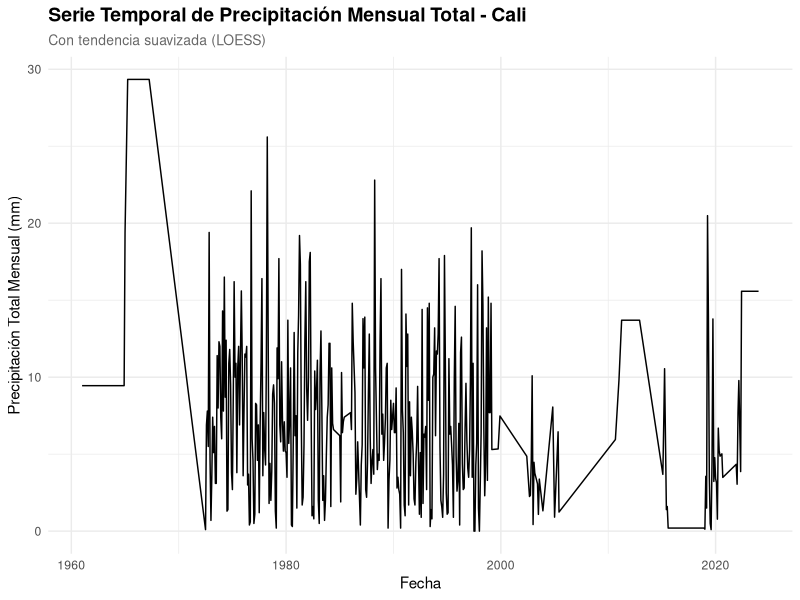
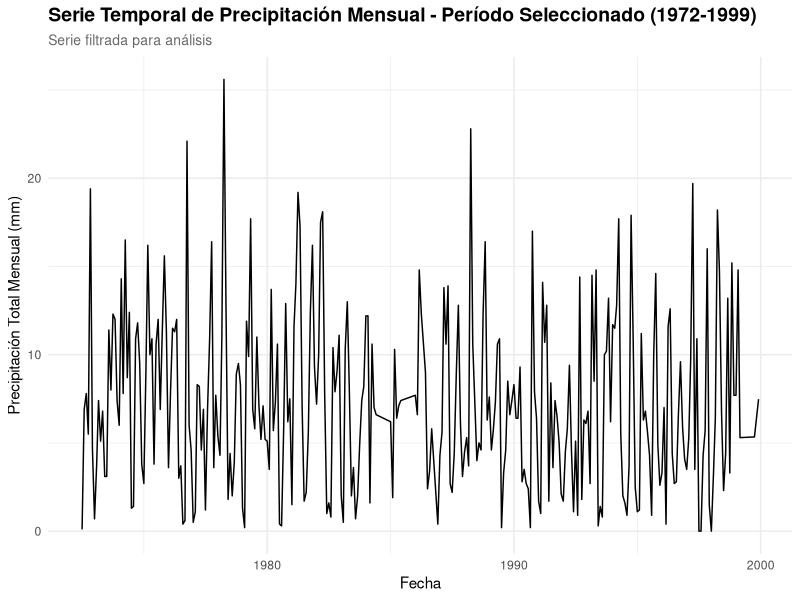
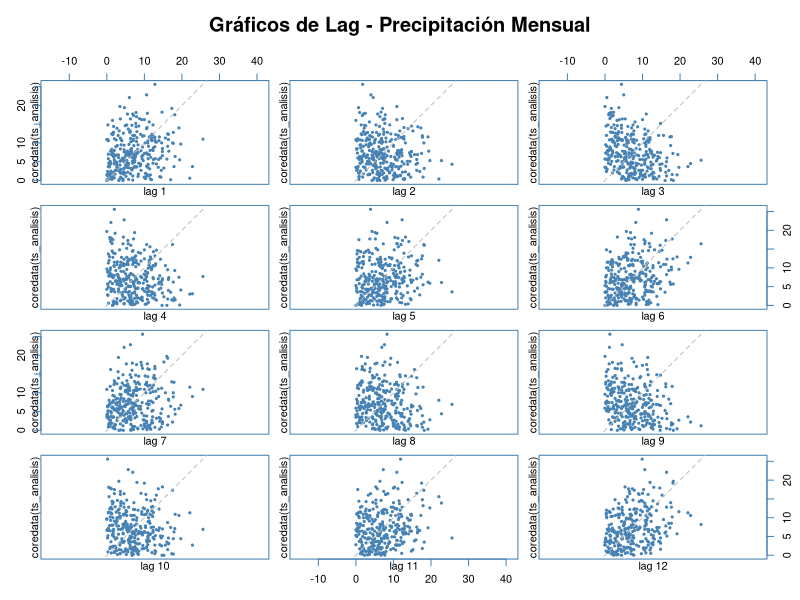

The R source for these figures, in order:
## ---- chunk 1
# Cargar librerías necesarias
library(tidyverse)
library(lubridate)
library(forecast)
library(zoo)
library(gridExtra)

# Leer datos
datos <- read_csv("Data/Excel/monthly_precipitation.csv")

# Preparar datos
datos_limpios <- datos %>%
  mutate(
    DATE = ym(DATE),
    # Convertir precipitación (ya está en mm x 10, dividir por 10)
    PRCP = PRCP / 10,
    # Convertir temperaturas de décimas de grado a grados
    TMAX = TMAX / 10,
    TMIN = TMIN / 10,
    TAVG = TAVG / 10
  )

# Información ANTES de la interpolación
cat("=== INFORMACIÓN ANTES DE INTERPOLACIÓN ===\n")
cat("Total de observaciones:", nrow(datos_limpios), "\n")
cat("Valores faltantes en PRCP:", sum(is.na(datos_limpios$PRCP)), "\n")
cat("Porcentaje de NAs:", round(100 * sum(is.na(datos_limpios$PRCP)) / nrow(datos_limpios), 2), "%\n\n")

# Interpolación de valores faltantes usando spline cúbico
# Crear índice numérico para la interpolación
datos_limpios <- datos_limpios %>%
  mutate(indice = row_number())

# Identificar posiciones con datos válidos
indices_validos <- which(!is.na(datos_limpios$PRCP))
valores_validos <- datos_limpios$PRCP[indices_validos]

# Aplicar interpolación usando na.approx de zoo (interpolación lineal más conservadora)
if(length(indices_validos) >= 2) {
  # Usar na.approx para interpolación lineal (más conservadora que spline)
  # maxgap limita cuántos NAs consecutivos se interpolan
  datos_limpios$PRCP <- na.approx(datos_limpios$PRCP, maxgap = 3, na.rm = FALSE)
  
  # Si aún quedan NAs al inicio o final, usar na.locf (last observation carried forward/backward)
  datos_limpios$PRCP <- na.locf(datos_limpios$PRCP, na.rm = FALSE, fromLast = FALSE)
  datos_limpios$PRCP <- na.locf(datos_limpios$PRCP, na.rm = FALSE, fromLast = TRUE)
  
  # Asegurar que no haya valores negativos (la precipitación no puede ser negativa)
  datos_limpios <- datos_limpios %>%
    mutate(PRCP = pmax(PRCP, 0))
  
  cat("=== INFORMACIÓN DESPUÉS DE INTERPOLACIÓN ===\n")
  cat("Valores faltantes restantes:", sum(is.na(datos_limpios$PRCP)), "\n")
  
  # Mostrar estadísticas para detectar valores anómalos
  cat("\nEstadísticas de precipitación:\n")
  cat("  Máximo:", round(max(datos_limpios$PRCP, na.rm = TRUE), 2), "mm\n")
  cat("  Percentil 99:", round(quantile(datos_limpios$PRCP, 0.99, na.rm = TRUE), 2), "mm\n")
  
} else {
  cat("ADVERTENCIA: No hay suficientes datos válidos para interpolación.\n")
}

cat("Precipitación promedio:", round(mean(datos_limpios$PRCP, na.rm = TRUE), 2), "mm\n")
## ---- chunk 2
# Crear serie temporal usando zoo (maneja mejor valores faltantes y fechas irregulares)
ts_mensual <- zoo(datos_limpios$PRCP, order.by = datos_limpios$DATE)

cat("Datos mensuales:", nrow(datos_limpios), "meses\n")
cat("Rango temporal:", min(year(datos_limpios$DATE)), "-", max(year(datos_limpios$DATE)), "\n")
## ---- chunk 3
# Graficar usando el objeto zoo ts_mensual
autoplot(ts_mensual) +
  labs(
    title = "Serie Temporal de Precipitación Mensual Total - Cali",
    subtitle = "Con tendencia suavizada (LOESS)",
    x = "Fecha",
    y = "Precipitación Total Mensual (mm)"
  ) +
  theme_minimal() +
  theme(
    plot.title = element_text(face = "bold", size = 14),
    plot.subtitle = element_text(size = 10, color = "gray40")
  )
## ---- chunk 4
# Filtrar período con mayor calidad de datos desde el objeto zoo
ts_analisis <- window(ts_mensual, start = as.Date("1972-07-01"), end = as.Date("1999-12-01"))

# Crear dataframe correspondiente
datos_analisis <- datos_limpios %>%
  filter(DATE >= ym("1972-07") & DATE <= ym("1999-12"))

cat("Período de análisis seleccionado:\n")
cat("  Desde:", format(min(datos_analisis$DATE), "%Y-%m"), "\n")
cat("  Hasta:", format(max(datos_analisis$DATE), "%Y-%m"), "\n")
cat("  Total de meses:", nrow(datos_analisis), "\n")
cat("  Valores faltantes:", sum(is.na(datos_analisis$PRCP)), "\n")
## ---- chunk 5
# Graficar usando el objeto zoo ts_analisis
autoplot(ts_analisis) +
  labs(
    title = "Serie Temporal de Precipitación Mensual - Período Seleccionado (1972-1999)",
    subtitle = "Serie filtrada para análisis",
    x = "Fecha",
    y = "Precipitación Total Mensual (mm)"
  ) +
  theme_minimal() +
  theme(
    plot.title = element_text(face = "bold", size = 14),
    plot.subtitle = element_text(size = 10, color = "gray40")
  )
## ---- chunk 6
# Gráfico de lags múltiples usando la serie zoo
lag.plot(coredata(ts_analisis), lags = 12, do.lines = FALSE, 
         main = "Gráficos de Lag - Precipitación Mensual",
         col = "steelblue", pch = 20)
